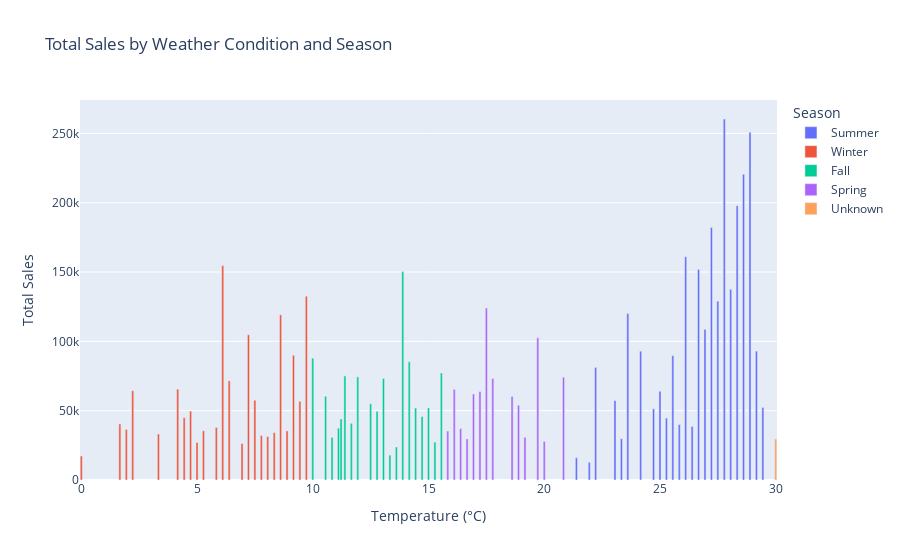

Source (notebook cell):
### Code cell
sales_by_condition = Final_df.groupby(['Temp-C', 'Season'])['Total_sales'].sum().reset_index()

# Sort the dataframe by Total_sales in descending order
sales_by_condition = sales_by_condition.sort_values(by='Total_sales', ascending=False)

# Plot the results using Plotly
fig = px.bar(sales_by_condition, x='Temp-C', y='Total_sales',
             color='Season', title='Total Sales by Weather Condition and Season',
             labels={'Total_sales': 'Total Sales', 'Temp-C': 'Temperature (°C)', 'Season': 'Season'})

# Show the plot
fig.show()

### Figure 1 — Plotly figure (JSON) as saved in the notebook; plotly's stock layout.template omitted (floating-point values rounded to 4 significant figures)
{"data": [{"alignmentgroup": "True", "hovertemplate": "Season=Summer<br>Temperature (°C)=%{x}<br>Total Sales=%{y}<extra></extra>", "legendgroup": "Summer", "marker": {"color": "#636efa", "pattern": {"shape": ""}}, "name": "Summer", "offsetgroup": "Summer", "orientation": "v", "showlegend": true, "textposition": "auto", "type": "bar", "x": [27.78, 28.89, 28.61, 28.33, 27.22, 26.11, 26.67, 28.06, 27.5, 23.61, 26.94, 29.17, 24.17, 25.56, 22.22, 25, 23.06, 29.44, 24.72, 25.28, 25.83, 26.39, 23.33, 21.39, 21.94], "xaxis": "x", "y": [260400.0, 250900.0, 220500.0, 197900.0, 182200.0, 161000.0, 151900.0, 137600.0, 129000.0, 120100.0, 108700.0, 92950.0, 92920.0, 89710.0, 81190.0, 64040.0, 57260.0, 52350.0, 51330.0, 44700.0, 40000.0, 38640.0, 29810.0, 16080.0, 12770.0], "yaxis": "y"}, {"alignmentgroup": "True", "hovertemplate": "Season=Winter<br>Temperature (°C)=%{x}<br>Total Sales=%{y}<extra></extra>", "legendgroup": "Winter", "marker": {"color": "#EF553B", "pattern": {"shape": ""}}, "name": "Winter", "offsetgroup": "Winter", "orientation": "v", "showlegend": true, "textposition": "auto", "type": "bar", "x": [6.111, 9.722, 8.611, 7.222, 9.167, 6.389, 4.167, 2.222, 7.5, 9.444, 4.722, 4.444, 1.667, 5.833, 1.944, 5.278, 8.889, 8.333, 3.333, 7.778, 8.056, 5, 6.944, 0], "xaxis": "x", "y": [154700.0, 132600.0, 119100.0, 104700.0, 89950.0, 71500.0, 65530.0, 64370.0, 57540.0, 56770.0, 49680.0, 44930.0, 40480.0, 37920.0, 36430.0, 35480.0, 35420.0, 34150.0, 33150.0, 32030.0, 31380.0, 26990.0, 26330.0, 17290.0], "yaxis": "y"}, {"alignmentgroup": "True", "hovertemplate": "Season=Fall<br>Temperature (°C)=%{x}<br>Total Sales=%{y}<extra></extra>", "legendgroup": "Fall", "marker": {"color": "#00cc96", "pattern": {"shape": ""}}, "name": "Fall", "offsetgroup": "Fall", "orientation": "v", "showlegend": true, "textposition": "auto", "type": "bar", "x": [13.89, 10, 14.17, 15.56, 11.39, 11.94, 13.06, 10.56, 12.5, 15, 14.44, 12.78, 14.72, 11.22, 11.67, 11.11, 10.83, 15.28, 13.61, 13.33], "xaxis": "x", "y": [150400.0, 87890.0, 85320.0, 77170.0, 75100.0, 74390.0, 73220.0, 60410.0, 55000.0, 52000.0, 51890.0, 49560.0, 45780.0, 44060.0, 40890.0, 37360.0, 30770.0, 27310.0, 23790.0, 17930.0], "yaxis": "y"}, {"alignmentgroup": "True", "hovertemplate": "Season=Spring<br>Temperature (°C)=%{x}<br>Total Sales=%{y}<extra></extra>", "legendgroup": "Spring", "marker": {"color": "#ab63fa", "pattern": {"shape": ""}}, "name": "Spring", "offsetgroup": "Spring", "orientation": "v", "showlegend": true, "textposition": "auto", "type": "bar", "x": [17.5, 19.72, 20.83, 17.78, 16.11, 17.22, 16.94, 18.61, 18.89, 16.39, 15.83, 19.17, 16.67, 20], "xaxis": "x", "y": [124100.0, 102600.0, 74160.0, 73180.0, 65350.0, 63810.0, 62020.0, 60280.0, 53910.0, 37050.0, 35290.0, 30810.0, 29630.0, 27840.0], "yaxis": "y"}, {"alignmentgroup": "True", "hovertemplate": "Season=Unknown<br>Temperature (°C)=%{x}<br>Total Sales=%{y}<extra></extra>", "legendgroup": "Unknown", "marker": {"color": "#FFA15A", "pattern": {"shape": ""}}, "name": "Unknown", "offsetgroup": "Unknown", "orientation": "v", "showlegend": true, "textposition": "auto", "type": "bar", "x": [30], "xaxis": "x", "y": [29590.0], "yaxis": "y"}], "layout": {"barmode": "relative", "legend": {"title": {"text": "Season"}, "tracegroupgap": 0}, "title": {"text": "Total Sales by Weather Condition and Season"}, "xaxis": {"anchor": "y", "domain": [0, 1], "title": {"text": "Temperature (°C)"}}, "yaxis": {"anchor": "x", "domain": [0, 1], "title": {"text": "Total Sales"}}}}
